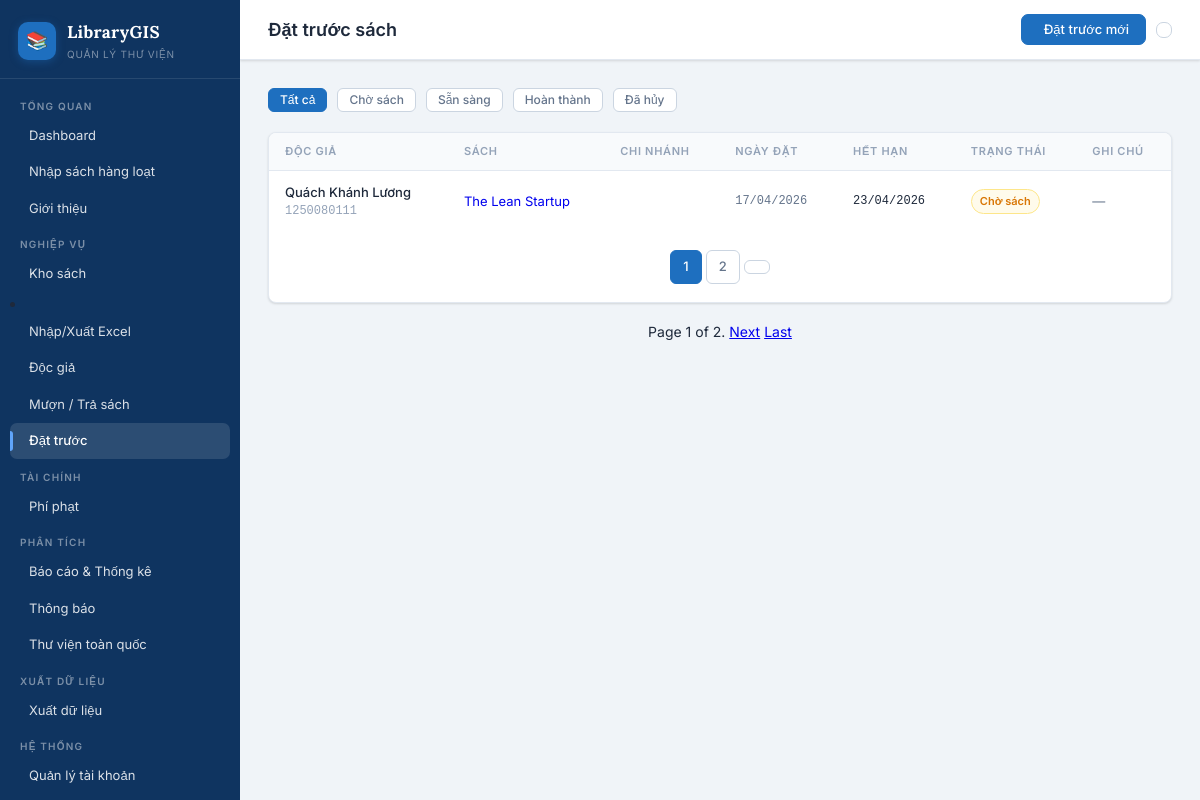
The app's page /reservations/ (signed in) with its own data.
### library_app/models.py (models this page shows, shortened)
class BookReservation(models.Model):
    STATUS = [
        ('pending', 'Cho sach'),
        ('ready', 'San sang lay'),
        ('cancelled', 'Da huy'),
        ('fulfilled', 'Hoan thanh'),
    ]
    reader = models.ForeignKey(Reader, on_delete=models.CASCADE, related_name='reservations')
    book = models.ForeignKey(Book, on_delete=models.CASCADE, related_name='reservations')
    reserved_at = models.DateTimeField(auto_now_add=True)
    expires_at = models.DateField()
    status = models.CharField(max_length=20, choices=STATUS, default='pending')
    note = models.TextField(blank=True)
    class Meta:
        verbose_name = "Dat truoc sach"
        ordering = ['-reserved_at']

class Reader(models.Model):
    GENDER_CHOICES = [('M', 'Nam'), ('F', 'Nữ'), ('O', 'Khác')]
    STATUS_CHOICES = [('active', 'Hoạt động'), ('suspended', 'Tạm Khóa'), ('expired', 'Hết hạn')]
    user = models.OneToOneField(User, on_delete=models.SET_NULL, null=True, blank=True, related_name='reader_profile')
    card_number = models.CharField(max_length=20, unique=True, verbose_name="Ma the")
    full_name = models.CharField(max_length=200, verbose_name="Ho ten")
    gender = models.CharField(max_length=1, choices=GENDER_CHOICES, default='M')
    date_of_birth = models.DateField(verbose_name="Ngay sinh")
    phone = models.CharField(max_length=15, verbose_name="So dien thoai")
    email = models.EmailField(verbose_name="Email")
    address = models.TextField(verbose_name="Dia chi")
    card_issue_date = models.DateField(default=timezone.now)
    card_expiry_date = models.DateField()
    status = models.CharField(max_length=20, choices=STATUS_CHOICES, default='active')
    photo = models.ImageField(upload_to='readers/', blank=True, null=True)
    home_latitude = models.FloatField(null=True, blank=True, verbose_name="Vĩ độ nhà")
    home_longitude = models.FloatField(null=True, blank=True, verbose_name="Kinh độ nhà")
    created_at = models.DateTimeField(auto_now_add=True)
    class Meta:
        verbose_name = "Doc gia"
        verbose_name_plural = "Doc gia"

class Book(models.Model):
    isbn = models.CharField(max_length=13, unique=True, verbose_name="ISBN")
    title = models.CharField(max_length=300, verbose_name="Tên sách")
    author = models.CharField(max_length=200, verbose_name="Tác giả")
    publisher = models.CharField(max_length=200, verbose_name="NXB")
    publish_year = models.IntegerField(verbose_name="Năm xuất bản")
    category = models.ForeignKey(Category, on_delete=models.SET_NULL, null=True, related_name='books')
    description = models.TextField(blank=True, verbose_name="Mô tả")
    cover_image = models.ImageField(upload_to='covers/', blank=True, null=True)
    total_copies = models.PositiveIntegerField(default=1, verbose_name="Tổng số bản")
    available_copies = models.PositiveIntegerField(default=1, verbose_name="Sách có sẵn")
    language = models.CharField(max_length=50, default="Tiếng Việt")
    pages = models.PositiveIntegerField(null=True, blank=True)
    created_at = models.DateTimeField(auto_now_add=True)
    preview_page_1 = models.ImageField(upload_to='book_previews/', blank=True, null=True, verbose_name="Trang xem trước 1")
    preview_page_2 = models.ImageField(upload_to='book_previews/', blank=True, null=True, verbose_name="Trang xem trước 2")
    preview_page_3 = models.ImageField(upload_to='book_previews/', blank=True, null=True, verbose_name="Trang xem trước 3")
    preview_page_4 = models.ImageField(upload_to='book_previews/', blank=True, null=True, verbose_name="Trang xem trước 4")
    class Meta:
        verbose_name = "Sách"
        verbose_name_plural = "Kho sách"

### library_app/views.py (the view)
# urls.py: path('reservations/', views.reservation_list, name='reservation_list'),
@admin_required
def reservation_list(request):
    qs = BookReservation.objects.select_related("reader", "book")
    status = request.GET.get("status", "")
    if status:
        qs = qs.filter(status=status)
    page = Paginator(qs, 1).get_page(request.GET.get("page", 1))
    return render(
        request,
        "library_app/reservation_list.html",
        {
            "reservations": page,
            "status_filter": status,
        },
    )

### library_app/templates/library_app/reservation_list.html (shortened to what this page needs)
{% extends 'library_app/base.html' %}
{% block n_reservation %}active{% endblock %}
{% block page_title %}Đặt trước sách{% endblock %}
{% block topbar_actions %}
<a href="{% url 'reservation_create' %}" class="btn btn-primary"> Đặt trước mới</a>
{% endblock %}
{% block content %}
<div class="search-bar">
  <a href="?" class="btn {% if not status_filter %}btn-primary{% else %}btn-ghost{% endif %} btn-sm">Tất cả</a>
  <a href="?status=pending" class="btn {% if status_filter == 'pending' %}btn-primary{% else %}btn-ghost{% endif %} btn-sm">Chờ sách</a>
  <a href="?status=ready" class="btn {% if status_filter == 'ready' %}btn-primary{% else %}btn-ghost{% endif %} btn-sm">Sẵn sàng</a>
  <a href="?status=fulfilled" class="btn {% if status_filter == 'fulfilled' %}btn-primary{% else %}btn-ghost{% endif %} btn-sm">Hoàn thành</a>
  <a href="?status=cancelled" class="btn {% if status_filter == 'cancelled' %}btn-primary{% else %}btn-ghost{% endif %} btn-sm">Đã hủy</a>
</div>
<div class="card">
  <table>
    <thead><tr><th>Độc giả</th><th>Sách</th><th>Chi nhánh</th><th>Ngày đặt</th><th>Hết hạn</th><th>Trạng thái</th><th>Ghi chú</th></tr></thead>
    <tbody>
      {% for r in reservations %}
      <tr>
        <td>
          <a href="{% url 'reader_detail' r.reader.pk %}" style="color:var(--text);text-decoration:none;font-weight:500">{{ r.reader.full_name }}</a>
          <div class="mono text-dim">{{ r.reader.card_number }}</div>
        </td>
        <td>
          <a href="{% url 'book_detail' r.book.pk %}" class="text-gold" style="text-decoration:none">{{ r.book.title|truncatechars:35 }}</a>
        </td>
        <td class="text-muted">{{ r.branch.name }}</td>
        <td class="mono text-muted">{{ r.reserved_at|date:"d/m/Y" }}</td>
        <td class="mono">{{ r.expires_at|date:"d/m/Y" }}</td>
        <td>
          {% if r.status == 'pending' %}<span class="badge badge-warn">Chờ sách</span>
          {% elif r.status == 'ready' %}<span class="badge badge-info">Sẵn sàng</span>
          {% elif r.status == 'fulfilled' %}<span class="badge badge-success">Hoàn thành</span>
          {% else %}<span class="badge badge-muted">Đã hủy</span>{% endif %}
        </td>
        <td class="text-muted">{{ r.note|truncatechars:30|default:"—" }}</td>
      </tr>
      {% empty %}
      <tr><td colspan="7" style="text-align:center;padding:60px" class="text-dim">
        <i class="ph ph-bookmark" style="font-size:40px;opacity:.3;display:block;margin-bottom:10px"></i>
        Không có đặt trước nào
      </td></tr>
      {% endfor %}
    </tbody>
  </table>
  {% if reservations.has_other_pages %}
  <div class="pagination">
    {% for n in reservations.paginator.page_range %}<a href="?page={{ n }}" class="page-link {% if reservations.number == n %}current{% endif %}">{{ n }}</a>{% endfor %}
    {% if reservations.has_next %}<a href="?page={{ reservations.next_page_number }}" class="page-link"></a>{% endif %}
  </div>
  {% endif %}
</div>
<div class="pagination">
    <span class="step-links">
        <span class="current">
            Page {{ reservations.number }} of {{ reservations.paginator.num_pages }}.
        </span>
        {% if reservations.has_next %}
            <a href="?page={{ reservations.next_page_number }}&status={{ status_filter }}">Next</a>
            <a href="?page={{ reservations.paginator.num_pages }}&status={{ status_filter }}">Last</a>
        {% endif %}
    </span>
</div>
{% endblock %}

### library_app/static/library_app/css/main.css (style rules this page uses)
:root { --bg: #f0f4f8; --bg2: #ffffff; --bg3: #f8fafc; --bg4: #e2e8f0; --border: #e2e8f0; --border2: #cbd5e1; --primary: #1e6fbf; --primary-dark: #155a9e; --primary-light: #3b82c4; --primary-dim: rgba(30, 111, 191, .1); --primary-bg: #eef4fb; --teal: #0891b2; --green: #16a34a; --red: #dc2626; --orange: #d97706; --purple: #7c3aed; --sky: #0284c7; --text: #1e293b; --text2: #64748b; --text3: #94a3b8; --sidebar-bg: #0f3460; --sidebar-dark: #0a2744; --sidebar-active: rgba(255, 255, 255, .12); --sidebar-hover: rgba(255, 255, 255, .07); --sidebar-text: rgba(255, 255, 255, .85); --sidebar-muted: rgba(255, 255, 255, .45); --sidebar: 240px; --radius: 8px; --font: 'Inter', sans-serif; --font-serif: 'Lora', serif; --shadow-sm: 0 1px 3px rgba(0, 0, 0, .08), 0 1px 2px rgba(0, 0, 0, .06); --shadow: 0 4px 6px -1px rgba(0, 0, 0, .1), 0 2px 4px -1px rgba(0, 0, 0, .06); }
*, *::before, *::after { box-sizing: border-box; margin: 0; padding: 0; }
body { font-family: var(--font); background: var(--bg); color: var(--text); display: flex; min-height: 100vh; font-size: 14px; line-height: 1.5; }
.btn { display: inline-flex; align-items: center; gap: 6px; padding: 8px 16px; border-radius: 7px; font-size: 13px; font-weight: 500; text-decoration: none; border: 1px solid transparent; cursor: pointer; transition: .15s; font-family: var(--font); line-height: 1; }
.btn-primary { background: var(--primary); color: #fff; border-color: var(--primary); }
.btn-ghost { background: var(--bg2); color: var(--text2); border-color: var(--border2); }
.btn-sm { padding: 5px 11px; font-size: 12px; border-radius: 6px; }
.card { background: var(--bg2); border: 1px solid var(--border); border-radius: var(--radius); overflow: hidden; box-shadow: var(--shadow-sm); }
table { width: 100%; border-collapse: collapse; }
thead th { padding: 10px 16px; text-align: left; font-size: 11px; font-weight: 600; text-transform: uppercase; letter-spacing: .7px; color: var(--text3); background: var(--bg3); border-bottom: 1px solid var(--border); white-space: nowrap; }
tbody td { padding: 12px 16px; font-size: 13px; border-bottom: 1px solid var(--border); vertical-align: middle; color: var(--text); }
tbody tr:last-child td { border-bottom: none; }
.badge { display: inline-flex; align-items: center; gap: 4px; padding: 3px 8px; border-radius: 20px; font-size: 11px; font-weight: 600; white-space: nowrap; }
.badge-warn { background: #fffbeb; color: var(--orange); border: 1px solid #fde68a; }
.search-bar { display: flex; gap: 10px; margin-bottom: 20px; align-items: center; flex-wrap: wrap; }
.pagination { display: flex; gap: 4px; justify-content: center; padding: 18px; align-items: center; }
.page-link { padding: 6px 12px; border-radius: 6px; border: 1px solid var(--border2); color: var(--text2); text-decoration: none; font-size: 13px; font-weight: 500; transition: .15s; }
.page-link.current { background: var(--primary); color: #fff; border-color: var(--primary); }
.text-muted { color: var(--text2) !important; }
.text-dim { color: var(--text3) !important; }
.mono { font-family: 'Courier New', monospace; font-size: 12px; }

### records on screen
BookReservation: reader.full_name "Quách Khánh Lương", reader.card_number "1250080111", book "The Lean Startup", reserved_at "17/04/2026", expires_at "23/04/2026", status "Chờ sách", note "—"

### other values on screen
{{ n }} "1" "2"
{{ reservations.number }} "1"
{{ reservations.paginator.num_pages }} "2"
